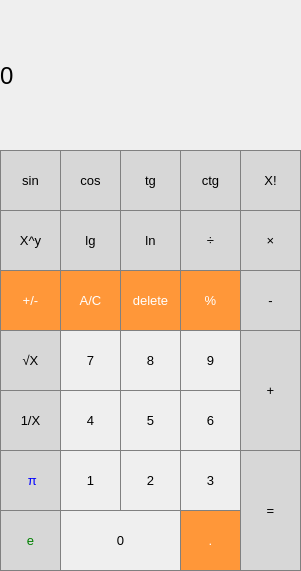
<?xml version="1.0" encoding="UTF-8"?>
<ui version="4.0">
 <class>MainWindow</class>
 <widget class="QMainWindow" name="MainWindow">
  <property name="geometry">
   <rect>
    <x>0</x>
    <y>0</y>
    <width>301</width>
    <height>571</height>
   </rect>
  </property>
  <property name="windowTitle">
   <string>Calculator</string>
  </property>
  <property name="windowIcon">
   <iconset theme="digit">
    <normaloff>.</normaloff>.</iconset>
  </property>
  <widget class="QWidget" name="centralWidget">
   <widget class="QLabel" name="result_show">
    <property name="geometry">
     <rect>
      <x>0</x>
      <y>0</y>
      <width>301</width>
      <height>151</height>
     </rect>
    </property>
    <property name="font">
     <font>
      <pointsize>18</pointsize>
     </font>
    </property>
    <property name="styleSheet">
     <string notr="true">QLabel {
  qproperty-alignment: 'AlignVCenter | AlignRight';
  border: 1px solid gray;
}

background-color : white;</string>
    </property>
    <property name="text">
     <string>0</string>
    </property>
    <property name="textFormat">
     <enum>Qt::AutoText</enum>
    </property>
   </widget>
   <widget class="QPushButton" name="pushButton_7">
    <property name="geometry">
     <rect>
      <x>60</x>
      <y>330</y>
      <width>61</width>
      <height>61</height>
     </rect>
    </property>
    <property name="font">
     <font>
      <pointsize>10</pointsize>
     </font>
    </property>
    <property name="styleSheet">
     <string notr="true">QPushButton {
   border: 1px solid gray;
}
QPushButton:pressed {
    background-color: qlineargradient(x1: 0, y1: 0, x2: 0, y2: 1,
                                      stop: 0 #dadbde, stop: 1 #f6f7fa);
}</string>
    </property>
    <property name="text">
     <string>7</string>
    </property>
   </widget>
   <widget class="QPushButton" name="pushButton_8">
    <property name="geometry">
     <rect>
      <x>120</x>
      <y>330</y>
      <width>61</width>
      <height>61</height>
     </rect>
    </property>
    <property name="font">
     <font>
      <pointsize>10</pointsize>
     </font>
    </property>
    <property name="styleSheet">
     <string notr="true">QPushButton {
   border: 1px solid gray;
}
QPushButton:pressed {
    background-color: qlineargradient(x1: 0, y1: 0, x2: 0, y2: 1,
                                      stop: 0 #dadbde, stop: 1 #f6f7fa);
}</string>
    </property>
    <property name="text">
     <string>8</string>
    </property>
   </widget>
   <widget class="QPushButton" name="pushButton_9">
    <property name="geometry">
     <rect>
      <x>180</x>
      <y>330</y>
      <width>61</width>
      <height>61</height>
     </rect>
    </property>
    <property name="font">
     <font>
      <pointsize>10</pointsize>
     </font>
    </property>
    <property name="styleSheet">
     <string notr="true">QPushButton {
   border: 1px solid gray;
}
QPushButton:pressed {
    background-color: qlineargradient(x1: 0, y1: 0, x2: 0, y2: 1,
                                      stop: 0 #dadbde, stop: 1 #f6f7fa);
}</string>
    </property>
    <property name="text">
     <string>9</string>
    </property>
   </widget>
   <widget class="QPushButton" name="pushButton_mul">
    <property name="geometry">
     <rect>
      <x>240</x>
      <y>210</y>
      <width>61</width>
      <height>61</height>
     </rect>
    </property>
    <property name="font">
     <font>
      <pointsize>10</pointsize>
     </font>
    </property>
    <property name="styleSheet">
     <string notr="true">QPushButton {
  background-color: rgb(215, 215, 215);
  border: 1px solid gray;
color:black;
}
QPushButton:pressed {
    background-color: qlineargradient(x1: 0, y1: 0, x2: 0, y2: 1,
                                      stop: 0 #BEBEBE, stop: 1 #D7D7D7);
}</string>
    </property>
    <property name="text">
     <string>×</string>
    </property>
   </widget>
   <widget class="QPushButton" name="pushButton_5">
    <property name="geometry">
     <rect>
      <x>120</x>
      <y>390</y>
      <width>61</width>
      <height>61</height>
     </rect>
    </property>
    <property name="font">
     <font>
      <pointsize>10</pointsize>
     </font>
    </property>
    <property name="styleSheet">
     <string notr="true">QPushButton {
   border: 1px solid gray;
}
QPushButton:pressed {
    background-color: qlineargradient(x1: 0, y1: 0, x2: 0, y2: 1,
                                      stop: 0 #dadbde, stop: 1 #f6f7fa);
}</string>
    </property>
    <property name="text">
     <string>5</string>
    </property>
   </widget>
   <widget class="QPushButton" name="pushButton_4">
    <property name="geometry">
     <rect>
      <x>60</x>
      <y>390</y>
      <width>61</width>
      <height>61</height>
     </rect>
    </property>
    <property name="font">
     <font>
      <pointsize>10</pointsize>
     </font>
    </property>
    <property name="styleSheet">
     <string notr="true">QPushButton {
   border: 1px solid gray;
}
QPushButton:pressed {
    background-color: qlineargradient(x1: 0, y1: 0, x2: 0, y2: 1,
                                      stop: 0 #dadbde, stop: 1 #f6f7fa);
}</string>
    </property>
    <property name="text">
     <string>4</string>
    </property>
   </widget>
   <widget class="QPushButton" name="pushButton_minas">
    <property name="geometry">
     <rect>
      <x>240</x>
      <y>270</y>
      <width>61</width>
      <height>61</height>
     </rect>
    </property>
    <property name="font">
     <font>
      <pointsize>10</pointsize>
     </font>
    </property>
    <property name="styleSheet">
     <string notr="true">QPushButton {
  background-color: rgb(215, 215, 215);
  border: 1px solid gray;
color:black;
}
QPushButton:pressed {
    background-color: qlineargradient(x1: 0, y1: 0, x2: 0, y2: 1,
                                      stop: 0 #BEBEBE, stop: 1 #D7D7D7);
}</string>
    </property>
    <property name="text">
     <string>-</string>
    </property>
   </widget>
   <widget class="QPushButton" name="pushButton_6">
    <property name="geometry">
     <rect>
      <x>180</x>
      <y>390</y>
      <width>61</width>
      <height>61</height>
     </rect>
    </property>
    <property name="font">
     <font>
      <pointsize>10</pointsize>
     </font>
    </property>
    <property name="styleSheet">
     <string notr="true">QPushButton {
   border: 1px solid gray;
}
QPushButton:pressed {
    background-color: qlineargradient(x1: 0, y1: 0, x2: 0, y2: 1,
                                      stop: 0 #dadbde, stop: 1 #f6f7fa);
}</string>
    </property>
    <property name="text">
     <string>6</string>
    </property>
   </widget>
   <widget class="QPushButton" name="pushButton_1">
    <property name="geometry">
     <rect>
      <x>60</x>
      <y>450</y>
      <width>61</width>
      <height>61</height>
     </rect>
    </property>
    <property name="font">
     <font>
      <pointsize>10</pointsize>
     </font>
    </property>
    <property name="styleSheet">
     <string notr="true">QPushButton {
   border: 1px solid gray;
}
QPushButton:pressed {
    background-color: qlineargradient(x1: 0, y1: 0, x2: 0, y2: 1,
                                      stop: 0 #dadbde, stop: 1 #f6f7fa);
}</string>
    </property>
    <property name="text">
     <string>1</string>
    </property>
   </widget>
   <widget class="QPushButton" name="pushButton_2">
    <property name="geometry">
     <rect>
      <x>120</x>
      <y>450</y>
      <width>61</width>
      <height>61</height>
     </rect>
    </property>
    <property name="font">
     <font>
      <pointsize>10</pointsize>
     </font>
    </property>
    <property name="styleSheet">
     <string notr="true">QPushButton {
   border: 1px solid gray;
}
QPushButton:pressed {
    background-color: qlineargradient(x1: 0, y1: 0, x2: 0, y2: 1,
                                      stop: 0 #dadbde, stop: 1 #f6f7fa);
}</string>
    </property>
    <property name="text">
     <string>2</string>
    </property>
   </widget>
   <widget class="QPushButton" name="pushButton_plus">
    <property name="geometry">
     <rect>
      <x>240</x>
      <y>330</y>
      <width>61</width>
      <height>121</height>
     </rect>
    </property>
    <property name="font">
     <font>
      <pointsize>10</pointsize>
     </font>
    </property>
    <property name="styleSheet">
     <string notr="true">QPushButton {
  background-color: rgb(215, 215, 215);
  border: 1px solid gray;
color:black;
}
QPushButton:pressed {
    background-color: qlineargradient(x1: 0, y1: 0, x2: 0, y2: 1,
                                      stop: 0 #BEBEBE, stop: 1 #D7D7D7);
}</string>
    </property>
    <property name="text">
     <string>+</string>
    </property>
   </widget>
   <widget class="QPushButton" name="pushButton_3">
    <property name="geometry">
     <rect>
      <x>180</x>
      <y>450</y>
      <width>61</width>
      <height>61</height>
     </rect>
    </property>
    <property name="font">
     <font>
      <pointsize>10</pointsize>
     </font>
    </property>
    <property name="styleSheet">
     <string notr="true">QPushButton {
   border: 1px solid gray;
}
QPushButton:pressed {
    background-color: qlineargradient(x1: 0, y1: 0, x2: 0, y2: 1,
                                      stop: 0 #dadbde, stop: 1 #f6f7fa);
}</string>
    </property>
    <property name="text">
     <string>3</string>
    </property>
   </widget>
   <widget class="QPushButton" name="pushButton_coma">
    <property name="geometry">
     <rect>
      <x>180</x>
      <y>510</y>
      <width>61</width>
      <height>61</height>
     </rect>
    </property>
    <property name="font">
     <font>
      <pointsize>10</pointsize>
     </font>
    </property>
    <property name="styleSheet">
     <string notr="true">QPushButton {
  background-color: rgb(255, 151, 57);
  color: white; 
  border: 1px solid gray;
}

QPushButton:pressed {
    background-color: qlineargradient(x1: 0, y1: 0, x2: 0, y2: 1,
                                      stop: 0 #FF7832, stop: 1 #FF9739);
}</string>
    </property>
    <property name="text">
     <string>.</string>
    </property>
   </widget>
   <widget class="QPushButton" name="pushButton_0">
    <property name="geometry">
     <rect>
      <x>60</x>
      <y>510</y>
      <width>121</width>
      <height>61</height>
     </rect>
    </property>
    <property name="font">
     <font>
      <pointsize>10</pointsize>
     </font>
    </property>
    <property name="styleSheet">
     <string notr="true">QPushButton {
   border: 1px solid gray;
}
QPushButton:pressed {
    background-color: qlineargradient(x1: 0, y1: 0, x2: 0, y2: 1,
                                      stop: 0 #dadbde, stop: 1 #f6f7fa);
}</string>
    </property>
    <property name="text">
     <string>0</string>
    </property>
   </widget>
   <widget class="QPushButton" name="pushButton_equality">
    <property name="geometry">
     <rect>
      <x>240</x>
      <y>450</y>
      <width>61</width>
      <height>121</height>
     </rect>
    </property>
    <property name="font">
     <font>
      <pointsize>10</pointsize>
     </font>
    </property>
    <property name="styleSheet">
     <string notr="true">QPushButton {
  background-color: rgb(215, 215, 215);
  border: 1px solid gray;
color:black;
}
QPushButton:pressed {
    background-color: qlineargradient(x1: 0, y1: 0, x2: 0, y2: 1,
                                      stop: 0 #BEBEBE, stop: 1 #D7D7D7);
}</string>
    </property>
    <property name="text">
     <string>=</string>
    </property>
   </widget>
   <widget class="QPushButton" name="pushButton_del">
    <property name="geometry">
     <rect>
      <x>120</x>
      <y>270</y>
      <width>61</width>
      <height>61</height>
     </rect>
    </property>
    <property name="font">
     <font>
      <pointsize>10</pointsize>
     </font>
    </property>
    <property name="styleSheet">
     <string notr="true">QPushButton {
  background-color: rgb(255, 151, 57);
  color: white; 
  border: 1px solid gray;
}

QPushButton:pressed {
    background-color: qlineargradient(x1: 0, y1: 0, x2: 0, y2: 1,
                                      stop: 0 #FF7832, stop: 1 #FF9739);
}</string>
    </property>
    <property name="text">
     <string>delete</string>
    </property>
   </widget>
   <widget class="QPushButton" name="pushButton_ac">
    <property name="geometry">
     <rect>
      <x>60</x>
      <y>270</y>
      <width>61</width>
      <height>61</height>
     </rect>
    </property>
    <property name="font">
     <font>
      <pointsize>10</pointsize>
     </font>
    </property>
    <property name="styleSheet">
     <string notr="true">QPushButton {
  background-color: rgb(255, 151, 57);
  color: white; 
  border: 1px solid gray;
}

QPushButton:pressed {
    background-color: qlineargradient(x1: 0, y1: 0, x2: 0, y2: 1,
                                      stop: 0 #FF7832, stop: 1 #FF9739);
}</string>
    </property>
    <property name="text">
     <string>A/C</string>
    </property>
   </widget>
   <widget class="QPushButton" name="pushButton_procents">
    <property name="geometry">
     <rect>
      <x>180</x>
      <y>270</y>
      <width>61</width>
      <height>61</height>
     </rect>
    </property>
    <property name="font">
     <font>
      <pointsize>10</pointsize>
     </font>
    </property>
    <property name="styleSheet">
     <string notr="true">QPushButton {
  background-color: rgb(255, 151, 57);
  color: white; 
  border: 1px solid gray;
}

QPushButton:pressed {
    background-color: qlineargradient(x1: 0, y1: 0, x2: 0, y2: 1,
                                      stop: 0 #FF7832, stop: 1 #FF9739);
}</string>
    </property>
    <property name="text">
     <string>%</string>
    </property>
   </widget>
   <widget class="QPushButton" name="pushButton_div">
    <property name="geometry">
     <rect>
      <x>180</x>
      <y>210</y>
      <width>61</width>
      <height>61</height>
     </rect>
    </property>
    <property name="font">
     <font>
      <pointsize>10</pointsize>
     </font>
    </property>
    <property name="styleSheet">
     <string notr="true">QPushButton {
  background-color: rgb(215, 215, 215);
  border: 1px solid gray;
color:black;
}
QPushButton:pressed {
    background-color: qlineargradient(x1: 0, y1: 0, x2: 0, y2: 1,
                                      stop: 0 #BEBEBE, stop: 1 #D7D7D7);
}</string>
    </property>
    <property name="text">
     <string>÷</string>
    </property>
   </widget>
   <widget class="QPushButton" name="pushButton_negPow">
    <property name="geometry">
     <rect>
      <x>0</x>
      <y>390</y>
      <width>61</width>
      <height>61</height>
     </rect>
    </property>
    <property name="font">
     <font>
      <pointsize>10</pointsize>
     </font>
    </property>
    <property name="styleSheet">
     <string notr="true">QPushButton {
  background-color: rgb(215, 215, 215);
color:black;
  border: 1px solid gray;
}
QPushButton:pressed {
    background-color: qlineargradient(x1: 0, y1: 0, x2: 0, y2: 1,
                                      stop: 0 #BEBEBE, stop: 1 #D7D7D7);
}</string>
    </property>
    <property name="text">
     <string>1/X</string>
    </property>
   </widget>
   <widget class="QPushButton" name="pushButton_factr">
    <property name="geometry">
     <rect>
      <x>240</x>
      <y>150</y>
      <width>61</width>
      <height>61</height>
     </rect>
    </property>
    <property name="font">
     <font>
      <pointsize>10</pointsize>
     </font>
    </property>
    <property name="styleSheet">
     <string notr="true">QPushButton {
  background-color: rgb(215, 215, 215);
color:black;
  border: 1px solid gray;
}
QPushButton:pressed {
    background-color: qlineargradient(x1: 0, y1: 0, x2: 0, y2: 1,
                                      stop: 0 #BEBEBE, stop: 1 #D7D7D7);
}</string>
    </property>
    <property name="text">
     <string>X!</string>
    </property>
   </widget>
   <widget class="QPushButton" name="pushButton_pi">
    <property name="geometry">
     <rect>
      <x>0</x>
      <y>450</y>
      <width>61</width>
      <height>61</height>
     </rect>
    </property>
    <property name="font">
     <font>
      <pointsize>10</pointsize>
     </font>
    </property>
    <property name="styleSheet">
     <string notr="true">QPushButton {
  background-color: rgb(215, 215, 215);
  color: blue;
  border: 1px solid gray;
}
QPushButton:pressed {
    background-color: qlineargradient(x1: 0, y1: 0, x2: 0, y2: 1,
                                      stop: 0 #BEBEBE, stop: 1 #D7D7D7);
}</string>
    </property>
    <property name="text">
     <string> π</string>
    </property>
   </widget>
   <widget class="QPushButton" name="pushButton_root">
    <property name="geometry">
     <rect>
      <x>0</x>
      <y>330</y>
      <width>61</width>
      <height>61</height>
     </rect>
    </property>
    <property name="font">
     <font>
      <pointsize>10</pointsize>
     </font>
    </property>
    <property name="styleSheet">
     <string notr="true">QPushButton {
  background-color: rgb(215, 215, 215);
  border: 1px solid gray;
color:black;
}
QPushButton:pressed {
    background-color: qlineargradient(x1: 0, y1: 0, x2: 0, y2: 1,
                                      stop: 0 #BEBEBE, stop: 1 #D7D7D7);
}</string>
    </property>
    <property name="text">
     <string>√X</string>
    </property>
   </widget>
   <widget class="QPushButton" name="pushButton_e">
    <property name="geometry">
     <rect>
      <x>0</x>
      <y>510</y>
      <width>61</width>
      <height>61</height>
     </rect>
    </property>
    <property name="font">
     <font>
      <pointsize>10</pointsize>
     </font>
    </property>
    <property name="styleSheet">
     <string notr="true">QPushButton {
  background-color: rgb(215, 215, 215);
  color: green;
  border: 1px solid gray;
}
QPushButton:pressed {
    background-color: qlineargradient(x1: 0, y1: 0, x2: 0, y2: 1,
                                      stop: 0 #BEBEBE, stop: 1 #D7D7D7);
}</string>
    </property>
    <property name="text">
     <string>e</string>
    </property>
   </widget>
   <widget class="QPushButton" name="pushButton_ln">
    <property name="geometry">
     <rect>
      <x>120</x>
      <y>210</y>
      <width>61</width>
      <height>61</height>
     </rect>
    </property>
    <property name="font">
     <font>
      <pointsize>10</pointsize>
     </font>
    </property>
    <property name="styleSheet">
     <string notr="true">QPushButton {
  background-color: rgb(215, 215, 215);
  border: 1px solid gray;
color:black;
}
QPushButton:pressed {
    background-color: qlineargradient(x1: 0, y1: 0, x2: 0, y2: 1,
                                      stop: 0 #BEBEBE, stop: 1 #D7D7D7);
}</string>
    </property>
    <property name="text">
     <string>ln</string>
    </property>
   </widget>
   <widget class="QPushButton" name="pushButton_pow">
    <property name="geometry">
     <rect>
      <x>0</x>
      <y>210</y>
      <width>61</width>
      <height>61</height>
     </rect>
    </property>
    <property name="font">
     <font>
      <pointsize>10</pointsize>
     </font>
    </property>
    <property name="styleSheet">
     <string notr="true">QPushButton {
  background-color: rgb(215, 215, 215);
  border: 1px solid gray;
color:black;
}
QPushButton:pressed {
    background-color: qlineargradient(x1: 0, y1: 0, x2: 0, y2: 1,
                                      stop: 0 #BEBEBE, stop: 1 #D7D7D7);
}</string>
    </property>
    <property name="text">
     <string>X^y</string>
    </property>
   </widget>
   <widget class="QPushButton" name="pushButton_lg">
    <property name="geometry">
     <rect>
      <x>60</x>
      <y>210</y>
      <width>61</width>
      <height>61</height>
     </rect>
    </property>
    <property name="font">
     <font>
      <pointsize>10</pointsize>
     </font>
    </property>
    <property name="styleSheet">
     <string notr="true">QPushButton {
  background-color: rgb(215, 215, 215);
  border: 1px solid gray;
color:black;
}
QPushButton:pressed {
    background-color: qlineargradient(x1: 0, y1: 0, x2: 0, y2: 1,
                                      stop: 0 #BEBEBE, stop: 1 #D7D7D7);
}</string>
    </property>
    <property name="text">
     <string>lg</string>
    </property>
   </widget>
   <widget class="QPushButton" name="pushButton_sin">
    <property name="geometry">
     <rect>
      <x>0</x>
      <y>150</y>
      <width>61</width>
      <height>61</height>
     </rect>
    </property>
    <property name="font">
     <font>
      <pointsize>10</pointsize>
     </font>
    </property>
    <property name="styleSheet">
     <string notr="true">QPushButton {
  background-color: rgb(215, 215, 215);
	color:black;
  border: 1px solid gray;
}
QPushButton:pressed {
    background-color: qlineargradient(x1: 0, y1: 0, x2: 0, y2: 1,
                                      stop: 0 #BEBEBE, stop: 1 #D7D7D7);
}</string>
    </property>
    <property name="text">
     <string>sin</string>
    </property>
   </widget>
   <widget class="QPushButton" name="pushButton_tg">
    <property name="geometry">
     <rect>
      <x>120</x>
      <y>150</y>
      <width>61</width>
      <height>61</height>
     </rect>
    </property>
    <property name="font">
     <font>
      <pointsize>10</pointsize>
     </font>
    </property>
    <property name="styleSheet">
     <string notr="true">QPushButton {
  background-color: rgb(215, 215, 215);
color:black;
  border: 1px solid gray;
}
QPushButton:pressed {
    background-color: qlineargradient(x1: 0, y1: 0, x2: 0, y2: 1,
                                      stop: 0 #BEBEBE, stop: 1 #D7D7D7);
}</string>
    </property>
    <property name="text">
     <string>tg</string>
    </property>
   </widget>
   <widget class="QPushButton" name="pushButton_cos">
    <property name="geometry">
     <rect>
      <x>60</x>
      <y>150</y>
      <width>61</width>
      <height>61</height>
     </rect>
    </property>
    <property name="font">
     <font>
      <pointsize>10</pointsize>
     </font>
    </property>
    <property name="styleSheet">
     <string notr="true">QPushButton {
  background-color: rgb(215, 215, 215);
color:black;
  border: 1px solid gray;
}
QPushButton:pressed {
    background-color: qlineargradient(x1: 0, y1: 0, x2: 0, y2: 1,
                                      stop: 0 #BEBEBE, stop: 1 #D7D7D7);
}</string>
    </property>
    <property name="text">
     <string>cos</string>
    </property>
   </widget>
   <widget class="QPushButton" name="pushButton_ctg">
    <property name="geometry">
     <rect>
      <x>180</x>
      <y>150</y>
      <width>61</width>
      <height>61</height>
     </rect>
    </property>
    <property name="font">
     <font>
      <pointsize>10</pointsize>
     </font>
    </property>
    <property name="styleSheet">
     <string notr="true">QPushButton {
  background-color: rgb(215, 215, 215);
color:black;
  border: 1px solid gray;
}
QPushButton:pressed {
    background-color: qlineargradient(x1: 0, y1: 0, x2: 0, y2: 1,
                                      stop: 0 #BEBEBE, stop: 1 #D7D7D7);
}</string>
    </property>
    <property name="text">
     <string>ctg</string>
    </property>
   </widget>
   <widget class="QPushButton" name="pushButton_signCh">
    <property name="geometry">
     <rect>
      <x>0</x>
      <y>270</y>
      <width>61</width>
      <height>61</height>
     </rect>
    </property>
    <property name="font">
     <font>
      <pointsize>10</pointsize>
     </font>
    </property>
    <property name="styleSheet">
     <string notr="true">QPushButton {
  background-color: rgb(255, 151, 57);
  color: white; 
  border: 1px solid gray;
}

QPushButton:pressed {
    background-color: qlineargradient(x1: 0, y1: 0, x2: 0, y2: 1,
                                      stop: 0 #FF7832, stop: 1 #FF9739);
}</string>
    </property>
    <property name="text">
     <string>+/-</string>
    </property>
   </widget>
  </widget>
 </widget>
 <layoutdefault spacing="6" margin="11"/>
 <resources/>
 <connections/>
</ui>
